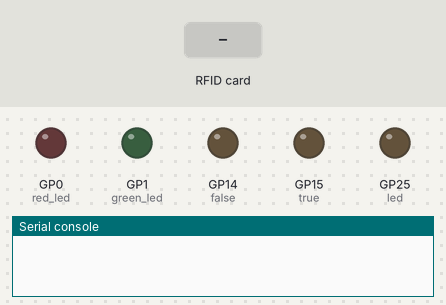
Simulated run of this program. Board: Raspberry Pi Pico running MicroPython. Parts: output pins drawn as LEDs (lit = HIGH), the last lines printed to the serial console. The inputs (shaded band) are chosen by the test bench. The interpreter's speed is modelled, so counts of loop turns are approximate; library files of the repository ran but are not shown: mfrc522.py; pins used as bus, display or sensor lines are not drawn.

Above: at 3.2 s.
3.3 s: RFID card 5E 7A 19 C4 held to the reader
At 9.6 s:
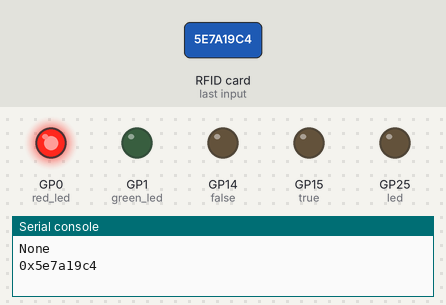
9.9 s: RFID card E3 16 EC 34 held to the reader
At 17.4 s:
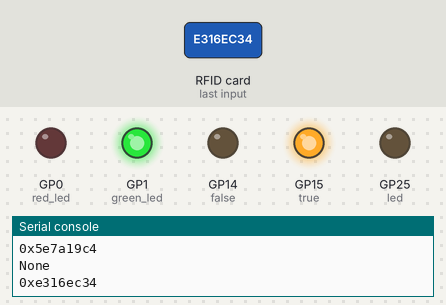
18.2 s: RFID card E3 16 EC 34 held to the reader
At 27.8 s:
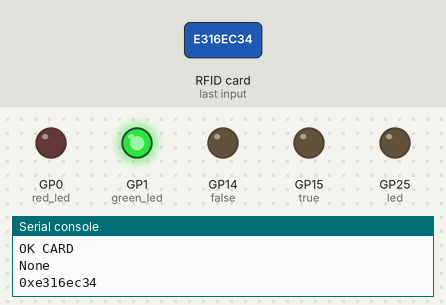
Timing chart, 0 to 37.4 s (numbered marks = the images above; inputs shaded):
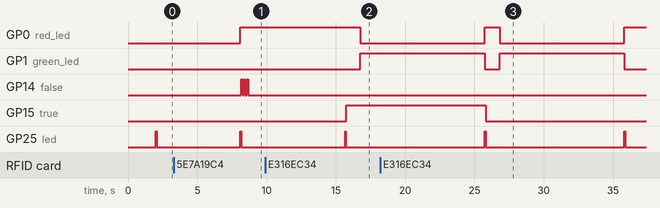

The program:

card.py
```python
from machine import UART, Pin
import machine
import _thread
import time
import utime
from machine import I2C, Pin, SPI
from mfrc522 import MFRC522

red_led = Pin(0, Pin.OUT)
green_led = Pin(1, Pin.OUT)
led = Pin(25, Pin.OUT)

true = Pin(15, Pin.OUT)
false = Pin(14, Pin.OUT)
sck = Pin(6, Pin.OUT)
mosi = Pin(7, Pin.OUT)
miso = Pin(4, Pin.OUT)
sda = Pin(5, Pin.OUT)
rst = Pin(22, Pin.OUT)
spi = SPI(0, baudrate=100000, polarity=0, phase=0, sck=sck, mosi=mosi, miso=miso)
card1 = "0xe316ec34"
card2 = ""
card3 = ""
card4 = ""
card5 = ""
card6 = ""

def ESP8266Read():
    data=uart.readline()
    if data is not None:
        print(data.decode('UTF8'))
    time.sleep(0.1)

uart = UART(0,baudrate=115200, tx=Pin(16), rx=Pin(17))
time.sleep(1.0)
uart.write('SETWIFI,"KUWIN.","0983135681a"')
time.sleep(1.0)
#uart.write('PUB,"/ESP/LED2"')
#time.sleep(1.0)
#_thread.start_new_thread(ESP8266Read(), ()) # starts the webserver in a _thread
def card_open():
    uart.write('PUB,"/ESP/LED1","GATE OPEN"')
    green_led.value(1)
    time.sleep(5)
    print("GATE OPEN")


def card_scan():
    led.value(1)
    time.sleep(0.06)
    led.value(0)
    rdr = MFRC522(spi, sda, rst)
    (stat, tag_type) = rdr.request(rdr.REQIDL)
    if stat == rdr.OK:
        (stat, raw_uid) = rdr.anticoll()
        if stat == rdr.OK:
            uid = ("0x%02x%02x%02x%02x" % (raw_uid[0], raw_uid[1], raw_uid[2], raw_uid[3]))
            print(uid)
            if uid == card1:
                true.toggle()
                time.sleep(1)
                red_led.value(0)
                green_led.value(1)
                time.sleep(3.0)
                uart.write('PUB,"/ESP/LED1","CARD OPEN"')
                print("OK CARD")

            elif uid == card2:
                true.toggle()
                time.sleep(1)
            else:
                false.value(1)
                time.sleep(0.1)
                false.value(0)
                time.sleep(0.1)
                false.value(1)
                time.sleep(0.1)
                false.value(0)
                time.sleep(0.1)
                false.value(1)
                time.sleep(0.1)
                false.value(0)
                time.sleep(1)


while True:
    card_scan()
    time.sleep(3)
    print(uart.read())
    time.sleep(3)
    gg = b'MESSAGE,"/ESP/LED1","ON"\r\n'

    if uart.read() == gg:
        green_led.value(1)
        red_led.value(0)
        card_open()
        print(card_open())
        time.sleep(5)

    else:
        red_led.value(1)
        green_led.value(0)
```

Measured:
- after the input at 3.3 s, GP14 (false): alternates HIGH for 0.10 s and LOW for 0.10 s, 6 changes in all, then stays LOW, starting after 4.9 s
- after the input at 9.9 s, GP0 (red_led): HIGH → LOW after 6.8 s; GP1 (green_led): LOW → HIGH after 6.8 s; GP15 (true): LOW → HIGH after 5.8 s
- after the input at 18.2 s, GP15 (true): HIGH → LOW after 7.6 s; GP25 (led): LOW → HIGH after 17.6 s, → LOW 0.06 s later
